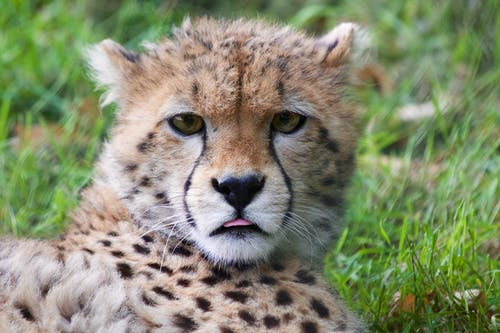
#> input picture Assignment 2/BigCats/Cheetah/animal-africa-wilderness-zoo.jpg, 500 x 333 px, found by its file name; its folder holds only this picture in this run
$ jupyter execute --allow-errors image_figure.ipynb
#> lines starting #> are read from the running program, lines starting #| are printed output that depends on the picture
[cell 1]
import os
import cv2
import numpy as np
from sklearn.base import BaseEstimator, TransformerMixin
from sklearn.pipeline import Pipeline
from sklearn.decomposition import TruncatedSVD
from sklearn.tree import DecisionTreeClassifier
from sklearn.naive_bayes import GaussianNB
from sklearn.neighbors import KNeighborsClassifier
from sklearn.cluster import DBSCAN
from sklearn.model_selection import train_test_split, GridSearchCV, cross_val_score, cross_validate
from sklearn.metrics import accuracy_score, f1_score, confusion_matrix, silhouette_score, make_scorer
import matplotlib.pyplot as plt
import seaborn as sns

In this notebook, the dataset BigCats is explored.
Including class distribution, feature extraction, and dimension reduction.
All generated figures are saved in the directory figures/.

[cell 2]
class ImageLoader(BaseEstimator, TransformerMixin):
    def __init__(self, data_directory, image_size=(256, 256)):
        self.data_directory = data_directory
        self.image_size = image_size

    def fit(self, X=None, y=None):
        return self

    def transform(self, X=None, y=None):
        images = []
        labels = []
        # get image labels from the folder names
        class_labels = os.listdir(self.data_directory)
        class_labels.sort()
        # loop through the directory
        for label_idx, class_name in enumerate(class_labels):
            class_dir = os.path.join(self.data_directory, class_name)
            # wrong directory
            if not os.path.isdir(class_dir):
                continue
            # loop through image files
            for file_name in os.listdir(class_dir):
                file_path = os.path.join(class_dir, file_name)
                # check for valid image to load
                if file_name.endswith(('.jpg', '.jpeg', '.png')):
                    img = cv2.imread(file_path)
#> img is the input picture: shape (333, 500, 3); mean B, G, R 109.6, 139.3, 132.2
                    img_resized = cv2.resize(img, self.image_size)
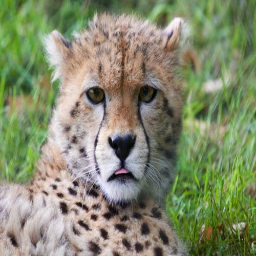
#> img_resized: shape (256, 256, 3); mean B, G, R 109.5, 139.1, 132.1
                    if img is not None:
                        images.append(img_resized)  # Store the raw image
                        labels.append(label_idx)  # Store the label as index
#> pass 2 of the loop in transform, `for label_idx, class_name in enumerate(class_labels):`:
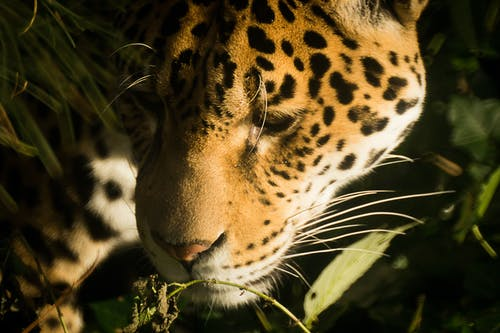
#> input picture Assignment 2/BigCats/Jaguar/africa-animals-zoo-tiger.jpg, 500 x 333 px, found by its file name
#> in transform, img is the input picture: shape (333, 500, 3); mean B, G, R 34.5, 66.5, 79.5
#> in transform, `img_resized = cv2.resize(img, self.image_size)`:
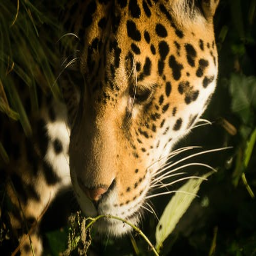
#> img_resized: shape (256, 256, 3); mean B, G, R 34.4, 66.3, 79.4

        images = np.array(images)
        labels = np.array(labels)
        return images, labels

[cell 3]
class ImageTransform(BaseEstimator, TransformerMixin):
    def __init__(self, image_size=(128, 128), to_gray=True, normalize=True):
        self.image_size = image_size
        self.to_gray = to_gray
        self.normalize = normalize

    def set_params(self, **params):
        if 'image_size' in params:
            self.image_size = params['image_size']
        if 'to_gray' in params:
            self.to_gray = params['to_gray']
        if 'normalize' in params:
            self.normalize = params['normalize']
        return self

    def fit(self, X=None, y=None):
        return self

    def transform(self, X):
        transformed_images = []
        # preprocess
        for img in X:
            # resize
            if self.image_size:
                img = cv2.resize(img, self.image_size)
            # grayscale
            if self.to_gray:
                img = cv2.cvtColor(img, cv2.COLOR_BGR2GRAY)
            # normalize
            if self.normalize:
                img = img / 255.0  # Normalize to [0,1]
            transformed_images.append(img)

        return np.array(transformed_images)

[cell 4]
class SIFTFeatureExtractor(BaseEstimator, TransformerMixin):
    def __init__(self, max_features=500, to_pipeline = True):
        # use opencv SIFT
        self.sift = cv2.SIFT_create()
        self.max_features = max_features
        self.to_pipeline = to_pipeline

    def fit(self, X, y=None):
        return self

    def transform(self, X):
        sift_features = []
        sift_keypoints = []
        for img in X:
            # SIFT takes in uint8 format images
            img_uint8 = (img * 255).astype(np.uint8)
            kp, des = self.sift.detectAndCompute(img_uint8, None)
            # features found
            if des is not None:
                des_flattened = des.flatten()
                # descriptors exceed max features truncate
                if len(des_flattened) > self.max_features:
                    des_flattened = des_flattened[:self.max_features]
                # descriptors shorter pad to max features
                else:
                    des_flattened = np.pad(des_flattened, (0, self.max_features - len(des_flattened)), 'constant')
            # no features found
            else:
                des_flattened = np.zeros(self.max_features)
            sift_features.append(des_flattened)
            sift_keypoints.append(kp)

        if self.to_pipeline:
            return np.array(sift_features)
        else:
            return np.array(sift_features), sift_keypoints

[cell 5]
class FourierFeatureExtractor(BaseEstimator, TransformerMixin):
    def __init__(self, to_pipeline = True):
        self.to_pipeline = to_pipeline

    def fit(self, X, y=None):
        return self

    def transform(self, X):
        fft_features = []
        for img in X:
            # fft
            f_transform = np.fft.fft2(img)
            # shift zero frequency to center
            f_shift = np.fft.fftshift(f_transform)
            magnitude_spectrum = 20 * np.log(np.abs(f_shift))
            if self.to_pipeline:
                fft_features.append(magnitude_spectrum.flatten())
            else:
                fft_features.append(magnitude_spectrum)
        return np.array(fft_features)

[cell 6]
class SVDReducer(BaseEstimator, TransformerMixin):
    def __init__(self, n_components=100):
        self.n_components = n_components
        self.svd = None

    def fit(self, X, y=None):
        n_components = min(self.n_components, X.shape[1]) # debug for actual reduction
        self.svd = TruncatedSVD(n_components=n_components)
        self.svd.fit(X)
        return self

    def transform(self, X):
        return self.svd.transform(X)

[cell 7]
# set variable
data_directory = 'data/BigCats'
RANDOM_SEED = 192
# kNN neighbors
number_neighbor = 5
# SVD components
n_components = 200
k_fold = 5

[cell 8]
# data load and split
image_loader = ImageLoader(data_directory=data_directory)
images, labels = image_loader.fit_transform(None)
#> labels = [0, 1]

X_train, X_test, y_train, y_test = train_test_split(images, labels, test_size=0.2, random_state=RANDOM_SEED)
#> y_train = [0]; y_test = [1]

[cell 9]
class_names = {0: 'Cheetah', 1: 'Jaguar', 2: 'Leopard', 3: 'Lion', 4: 'Tiger'}
plt.figure(figsize=(9, 6))
sns.countplot(x=y_train, palette='YlOrRd')
plt.xticks(ticks=np.arange(5), labels=[class_names[i] for i in range(5)], rotation=45)
plt.title('Big Cats Training Dataset Distribution', fontsize=16)
plt.xlabel('Classes', fontsize=16)
plt.ylabel('Number of Samples', fontsize=16)
plt.xticks(rotation=45, fontsize=16)  # Rotate labels if they overlap
plt.savefig("figures/dataset_distribution.pdf", format="pdf", bbox_inches='tight', pad_inches=0)
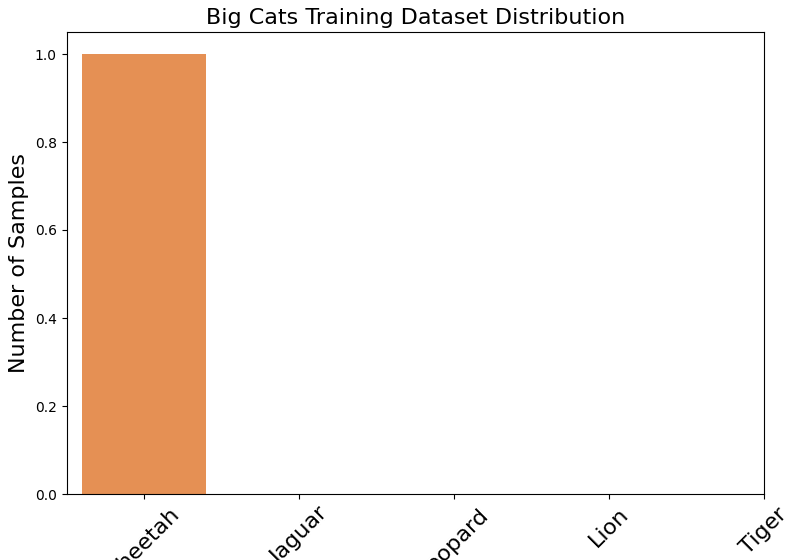
#> figure drawn by matplotlib, 1 panel
plt.show()

[cell 10]
example = cv2.cvtColor(X_train[0], cv2.COLOR_BGR2RGB)
plt.imshow(example)
plt.axis('off')
plt.savefig("figures/load_example.pdf", format="pdf", bbox_inches='tight', pad_inches=0)
plt.show()

[cell 11]
image_tranformer = ImageTransform()
X_train_transform = image_tranformer.fit_transform(X_train)
print(X_train_transform[0])
#> (printed output is left out)
example_transform = X_train_transform[0]
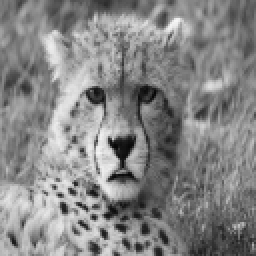
#> example_transform: shape (128, 128) float64 (shown 2 times larger); min 0.0196, max 0.969, mean 0.525
plt.imshow(example_transform, cmap="gray")
plt.axis('off')
plt.savefig("figures/transform_example.pdf", format="pdf", bbox_inches='tight', pad_inches=0)
plt.show()

[cell 12]
image_sift = SIFTFeatureExtractor(to_pipeline=False)
X_train_sift, X_train_keypoints = image_sift.fit_transform(X_train_transform)
#> X_train_keypoints = 1 item

example_sift = X_train_sift[0]
#> example_sift = 500 values, max 135 at index 128, min 0 at index 2, mean 25.79
example_keypoints = X_train_keypoints[0]
#> example_keypoints = 349 keypoints; strongest (x, y, size): (61, 73, 7), (47, 108, 2.1), (30, 97, 1.8), (32, 104, 3.1)
image_with_keypoints = cv2.drawKeypoints(
    (example_transform * 255).astype(np.uint8),
    example_keypoints,
    None,
    flags=cv2.DRAW_MATCHES_FLAGS_DRAW_RICH_KEYPOINTS
)
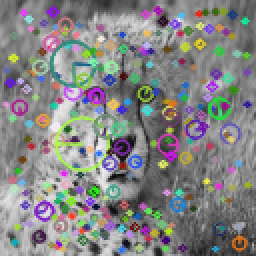
#> image_with_keypoints: shape (128, 128, 3) (shown 2 times larger); mean of channels 0, 1, 2 132, 132.1, 131.9; drawn as B, G, R
plt.imshow(image_with_keypoints, cmap="gray")
plt.axis('off')
plt.savefig("figures/sift_example.pdf", format="pdf", bbox_inches='tight', pad_inches=0)
plt.show()

[cell 13]
image_fourier = FourierFeatureExtractor(to_pipeline=False)
X_train_fourier = image_fourier.fit_transform(X_train_transform)

example_fourier = X_train_fourier[0]
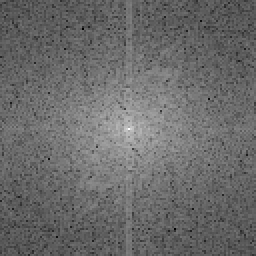
#> example_fourier: shape (128, 128) float64 (shown 2 times larger); min -76.96, max 181.2, mean 31.2; drawn with min black and max white

plt.imshow(example_fourier, cmap="gray")
plt.axis('off')
plt.savefig("figures/fourier_example.pdf", format="pdf", bbox_inches='tight', pad_inches=0)
plt.show()

[cell 14]
# baseline to show number of features vs. F1 score
# baseline pipeline

sift_knn_pipeline = Pipeline([
    ('transform', ImageTransform()),
    ('sift', SIFTFeatureExtractor(to_pipeline=True)),
    ('svd', SVDReducer(n_components=n_components)),
    ('classifier', KNeighborsClassifier(n_neighbors=number_neighbor))
])
fourier_knn_pipeline = Pipeline([
    ('transform', ImageTransform()),
    ('fourier', FourierFeatureExtractor()),
    ('svd', SVDReducer(n_components=n_components)),
    ('classifier', KNeighborsClassifier(n_neighbors=number_neighbor))
])

sift_decision_tree_pipeline = Pipeline([
    ('transform', ImageTransform()),
    ('sift', SIFTFeatureExtractor()),
    ('svd', SVDReducer(n_components=n_components)),
    ('classifier', DecisionTreeClassifier(random_state=RANDOM_SEED))
])
sift_naive_bayes_pipeline = Pipeline([
    ('transform', ImageTransform()),
    ('sift', SIFTFeatureExtractor()),
    ('svd', SVDReducer(n_components=n_components)),
    ('classifier', GaussianNB())
])
fourier_decision_tree_pipeline = Pipeline([
    ('transform', ImageTransform()),
    ('fourier', FourierFeatureExtractor()),
    ('svd', SVDReducer(n_components=n_components)),
    ('classifier', DecisionTreeClassifier(random_state=RANDOM_SEED))
])

fourier_naive_bayes_pipeline = Pipeline([
    ('transform', ImageTransform()),
    ('fourier', FourierFeatureExtractor()),
    ('svd', SVDReducer(n_components=n_components)),
    ('classifier', GaussianNB())
])
